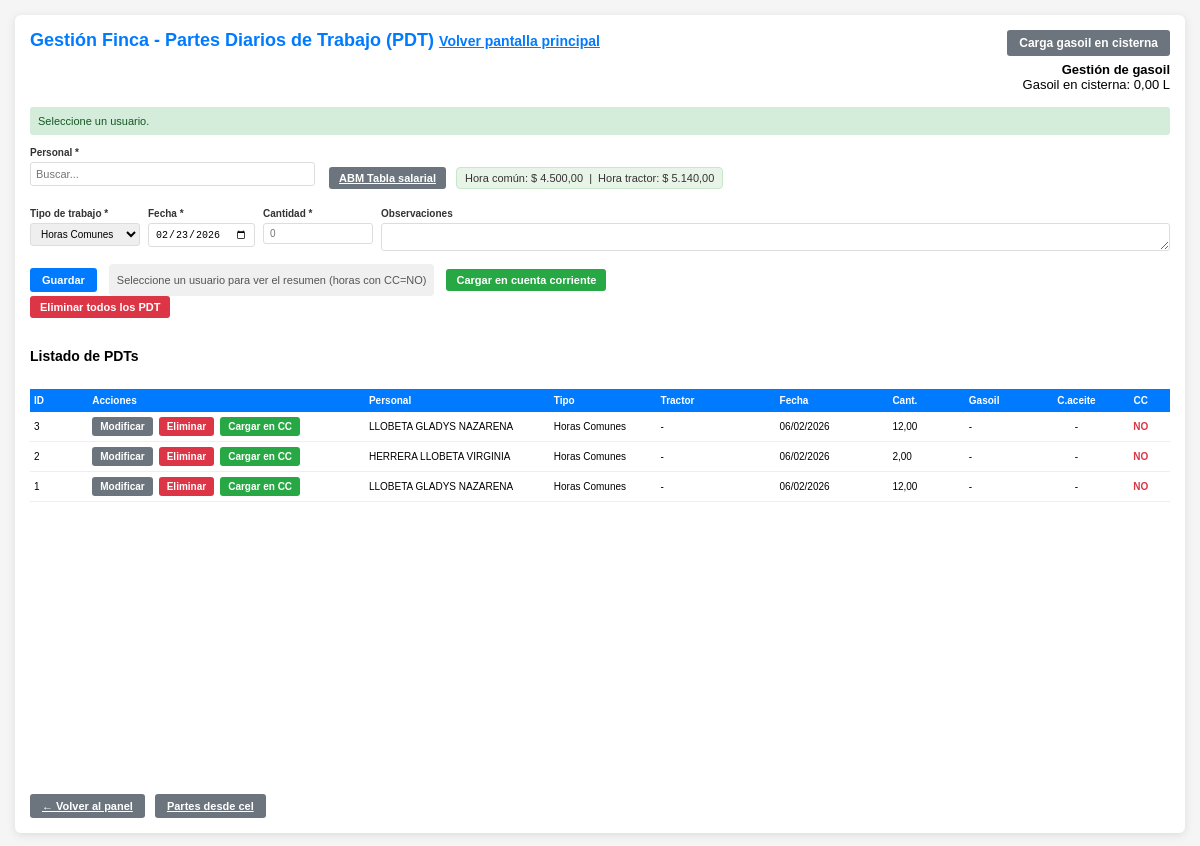
Page /gestionar_finca.php?cc=sin_usuario (signed in) on the earlier database version.
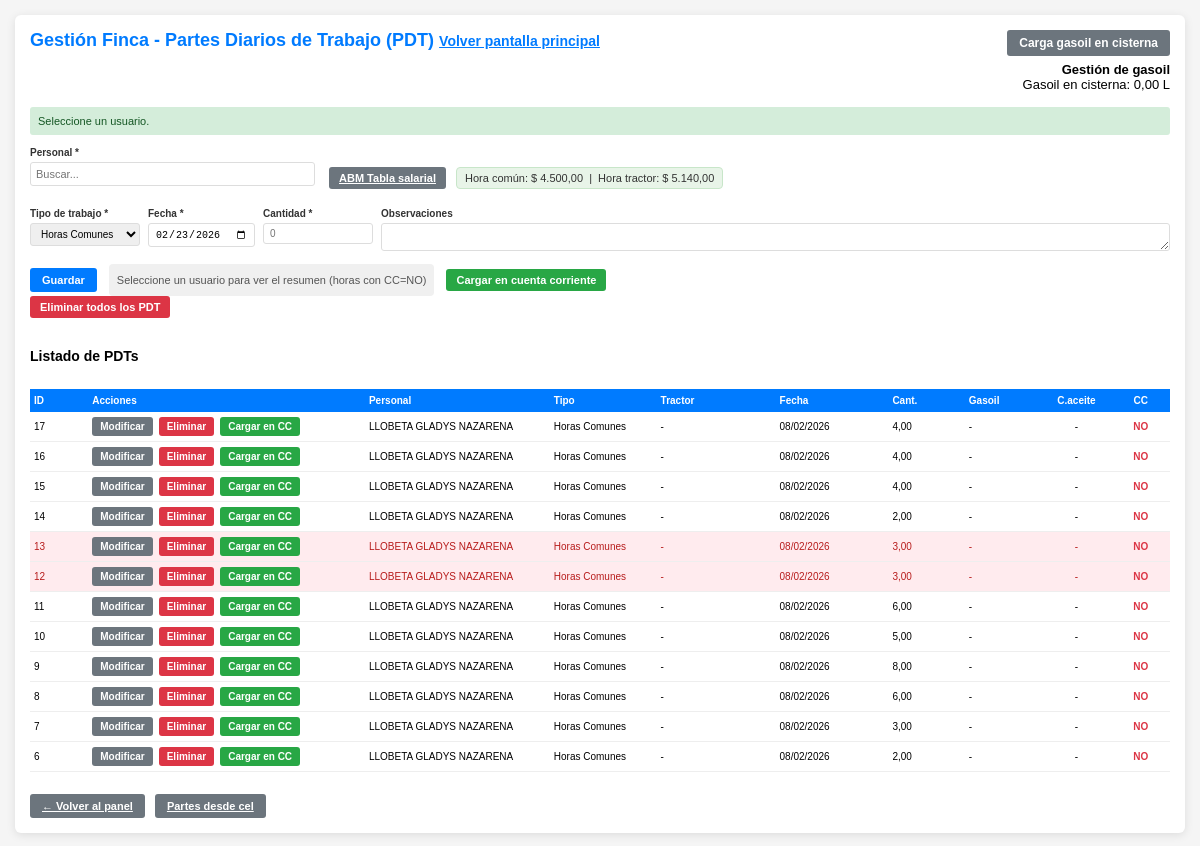
Same page on the later database version.
### tables this page shows
CREATE TABLE `pdt` (
  `id` int(11) NOT NULL AUTO_INCREMENT,
  `usuario_id` int(11) NOT NULL,
  `tipo_horas` enum('Horas tractos','Horas Comunes') NOT NULL DEFAULT 'Horas Comunes',
  `tractor` varchar(100) DEFAULT NULL,
  `fecha` date NOT NULL,
  `horas` decimal(5,2) DEFAULT 0.00,
  `cant_gasoil` decimal(6,2) DEFAULT NULL,
  `cambio_aceite` tinyint(1) DEFAULT 0,
  `en_cc` tinyint(1) DEFAULT 0,
  `observaciones` text DEFAULT NULL,
  `fecha_creacion` timestamp NOT NULL DEFAULT current_timestamp(),
  `fecha_modificacion` timestamp NOT NULL DEFAULT current_timestamp() ON UPDATE current_timestamp(),
  PRIMARY KEY (`id`),
  KEY `idx_usuario` (`usuario_id`),
  KEY `idx_fecha` (`fecha`),
  CONSTRAINT `pdt_ibfk_1` FOREIGN KEY (`usuario_id`) REFERENCES `usuarios` (`id`) ON DELETE CASCADE
);

CREATE TABLE `usuarios` (
  `id` int(11) NOT NULL AUTO_INCREMENT,
  `apellido` varchar(150) NOT NULL,
  `dni` varchar(20) NOT NULL,
  `cuit` varchar(25) DEFAULT NULL,
  `domicilio` varchar(200) DEFAULT NULL,
  `email` varchar(100) DEFAULT NULL,
  `celular` varchar(20) DEFAULT NULL,
  `consorcio` varchar(100) DEFAULT NULL,
  PRIMARY KEY (`id`)
);

### gestionar_finca.php (the view, shortened to what the rows shown need)
<?php
include 'db.php';
$desde_cel = DESDE_CEL;
if ($desde_cel) {
    $form_action_url = 'partes_desde_cel.php';
    $titulo_pagina = 'Partes desde cel';
} else {
    $form_action_url = 'gestionar_finca.php';
    $titulo_pagina = 'Gestión Finca - Partes Diarios de Trabajo (PDT)';
}
$es_nivel_0 = (isset($_SESSION['acceso_nivel']) && (int)$_SESSION['acceso_nivel'] === 0);
$mostrar_vista_completa = true;
$lista_pdt = [];
$sql_lista = $mostrar_vista_completa
    ? "SELECT p.*, u.apellido AS usuario_nombre FROM pdt p INNER JOIN usuarios u ON u.id = p.usuario_id ORDER BY p.fecha DESC, p.id DESC LIMIT 200"
    : "SELECT p.*, u.apellido AS usuario_nombre FROM pdt p INNER JOIN usuarios u ON u.id = p.usuario_id ORDER BY p.fecha DESC, p.id DESC LIMIT 3";
$res_lista = mysqli_query($conexion, $sql_lista);
if ($res_lista) {
    while ($row = mysqli_fetch_assoc($res_lista)) {
        $lista_pdt[] = $row;
    }
}
?>
<!DOCTYPE html>
<html lang="es">
<head>
</head>
<?php
        $url_esc_volver = $desde_cel ? ($es_nivel_0 ? 'logout.php' : 'gestionar_finca.php') : 'index.php';
        $js_esc = "if((e.keyCode||e.which)==27){var f=document.getElementById('formCargaGasoilSisterna');if(f&&f.style.display!='none'){f.style.display='none';return false;}";
        $js_esc .= "location.href='".addslashes($url_esc_volver)."';return false;}";
        ?>
<body onkeydown="var e=event||window.event;<?= $js_esc ?>">
    <div class="container">
        <div style="display: flex; align-items: flex-start; justify-content: space-between; gap: 20px; flex-wrap: wrap; margin-bottom: 15px;">
            <h2 style="margin: 0;"><?= htmlspecialchars($titulo_pagina) ?> <a href="<?= $desde_cel ? ($es_nivel_0 ? 'logout.php' : 'gestionar_finca.php') : 'index.php' ?>" id="linkVolverEsc" style="font-size: 14px; color: #007bff;" title="Volver (ESC)">Volver pantalla principal</a></h2>
        </div>
        <div id="wrap-listado-pdt" class="wrap-tabla-pdt">
        <table class="tabla-listado-pdt">
            <thead>
                <tr>
                    <th class="col-id">ID</th>
                    <th class="col-acciones">Acciones</th>
                    <th class="col-personal">Personal</th>
                    <th class="col-tipo">Tipo</th>
                    <th class="col-tractor">Tractor</th>
                    <th class="col-fecha">Fecha</th>
                    <th class="col-cantidad">Cant.</th>
                    <th class="col-gasoil">Gasoil</th>
                    <th class="col-cambio">C.aceite</th>
                    <th class="col-cc">CC</th>
                </tr>
            </thead>
            <tbody>
                <?php $tiene_datos = count($lista_pdt) > 0; ?>
                <?php if ($tiene_datos): ?>
                    <?php foreach ($lista_pdt as $pdt): ?>
                        <?php $tiene_obs = !empty(trim($pdt['observaciones'] ?? '')); ?>
<tr class="fila-pdt<?= $tiene_obs ? ' fila-con-observaciones' : '' ?>" data-usuario-id="<?= (int)$pdt['usuario_id'] ?>"<?= $tiene_obs ? ' title="Clic para ver observaciones"' : '' ?>>
                                                            <td class="col-id" title="<?= (int)$pdt['id'] ?>"><?php $id = (string)$pdt['id']; echo strlen($id) > 6 ? substr($id, 0, 6) . '…' : $id; ?></td>
                            <td class="col-acciones">
                                <div class="acciones-botones">
                                    <form method="POST" action="<?= htmlspecialchars($form_action_url) ?>" style="display:inline;">
                                        <button type="submit" name="editar" class="btn btn-secondary">Modificar</button>
                                    </form>
                                    <form method="POST" action="<?= htmlspecialchars($form_action_url) ?>" style="display:inline;">
                                        <button type="submit" name="eliminar" class="btn btn-danger" onclick="return confirm('¿Eliminar este PDT?')">Eliminar</button>
                                    </form>
                                    <?php if ((!isset($pdt['en_cc']) || $pdt['en_cc'] == 0)): ?>
                                    <form method="POST" action="<?= htmlspecialchars($form_action_url) ?>" style="display:inline;">
                                        <button type="submit" name="cargar_cc" class="btn btn-success">Cargar en CC</button>
                                    </form>
                                    <?php endif; ?>
                                </div>
                            </td>
                            <td class="col-personal" title="<?= htmlspecialchars($pdt['usuario_nombre']) ?>"><?= htmlspecialchars($pdt['usuario_nombre']) ?></td>
                            <td class="col-tipo" title="<?= htmlspecialchars($pdt['tipo_horas']) ?>"><?php $t = htmlspecialchars($pdt['tipo_horas']); echo mb_strlen($t) > 20 ? mb_substr($t, 0, 20) . '…' : $t; ?></td>
                            <td class="col-tractor"><?= htmlspecialchars($pdt['tractor'] ?? '-') ?></td>
                            <td class="col-fecha" title="<?= date('d/m/Y', strtotime($pdt['fecha'])) ?>"><?php $f = date('d/m/Y', strtotime($pdt['fecha'])); echo mb_strlen($f) > 20 ? mb_substr($f, 0, 20) . '…' : $f; ?></td>
                            <td class="col-cantidad"><?= number_format($pdt['horas'], 2, ',', '.') ?></td>
                            <td class="col-gasoil"><?= isset($pdt['cant_gasoil']) && $pdt['cant_gasoil'] !== null ? number_format($pdt['cant_gasoil'], 2, ',', '.') : '-' ?></td>
                            <td class="col-cambio"><?= (isset($pdt['cambio_aceite']) && $pdt['cambio_aceite'] == 1) ? '✓' : '-' ?></td>
                            <td class="col-cc" style="font-weight: bold; <?= (isset($pdt['en_cc']) && $pdt['en_cc'] == 1) ? 'color: #28a745;' : 'color: #dc3545;' ?>">
                                <?= (isset($pdt['en_cc']) && $pdt['en_cc'] == 1) ? 'SI' : 'NO' ?>
                            </td>
                        </tr>
                    <?php endforeach; ?>
                <?php else: ?>
                    <tr>
                        <td colspan="10" style="text-align: center; padding: 15px; color: #666; font-size: 11px;">No hay partes diarios de trabajo registrados.</td>
                    </tr>
                <?php endif; ?>
            </tbody>
        </table>
        </div>
    </div>
</body>
</html>

Differences in the rows shown:
removed pdt: id "3", usuario.apellido "LLOBETA GLADYS NAZARENA", tipo_horas "Horas Comunes", tractor "-", fecha "06/02/2026", horas "12,00", en_cc "NO"
removed pdt: id "2", usuario.apellido "HERRERA LLOBETA VIRGINIA", tipo_horas "Horas Comunes", tractor "-", fecha "06/02/2026", horas "2,00", en_cc "NO"
removed pdt: id "1", usuario.apellido "LLOBETA GLADYS NAZARENA", tipo_horas "Horas Comunes", tractor "-", fecha "06/02/2026", horas "12,00", en_cc "NO"
added pdt: id "17", usuario.apellido "LLOBETA GLADYS NAZARENA", tipo_horas "Horas Comunes", tractor "-", fecha "08/02/2026", horas "4,00", en_cc "NO"
added pdt: id "16", usuario.apellido "LLOBETA GLADYS NAZARENA", tipo_horas "Horas Comunes", tractor "-", fecha "08/02/2026", horas "4,00", en_cc "NO"
added pdt: id "15", usuario.apellido "LLOBETA GLADYS NAZARENA", tipo_horas "Horas Comunes", tractor "-", fecha "08/02/2026", horas "4,00", en_cc "NO"
added pdt: id "14", usuario.apellido "LLOBETA GLADYS NAZARENA", tipo_horas "Horas Comunes", tractor "-", fecha "08/02/2026", horas "2,00", en_cc "NO"
added pdt: id "13", usuario.apellido "LLOBETA GLADYS NAZARENA", tipo_horas "Horas Comunes", tractor "-", fecha "08/02/2026", horas "3,00", en_cc "NO", observaciones "ss" (drawn)
added pdt: id "12", usuario.apellido "LLOBETA GLADYS NAZARENA", tipo_horas "Horas Comunes", tractor "-", fecha "08/02/2026", horas "3,00", en_cc "NO", observaciones "ss" (drawn)
added pdt: id "11", usuario.apellido "LLOBETA GLADYS NAZARENA", tipo_horas "Horas Comunes", tractor "-", fecha "08/02/2026", horas "6,00", en_cc "NO"
added pdt: id "10", usuario.apellido "LLOBETA GLADYS NAZARENA", tipo_horas "Horas Comunes", tractor "-", fecha "08/02/2026", horas "5,00", en_cc "NO"
added pdt: id "9", usuario.apellido "LLOBETA GLADYS NAZARENA", tipo_horas "Horas Comunes", tractor "-", fecha "08/02/2026", horas "8,00", en_cc "NO"
added pdt: id "8", usuario.apellido "LLOBETA GLADYS NAZARENA", tipo_horas "Horas Comunes", tractor "-", fecha "08/02/2026", horas "6,00", en_cc "NO"
added pdt: id "7", usuario.apellido "LLOBETA GLADYS NAZARENA", tipo_horas "Horas Comunes", tractor "-", fecha "08/02/2026", horas "3,00", en_cc "NO"
added pdt: id "6", usuario.apellido "LLOBETA GLADYS NAZARENA", tipo_horas "Horas Comunes", tractor "-", fecha "08/02/2026", horas "2,00", en_cc "NO"
